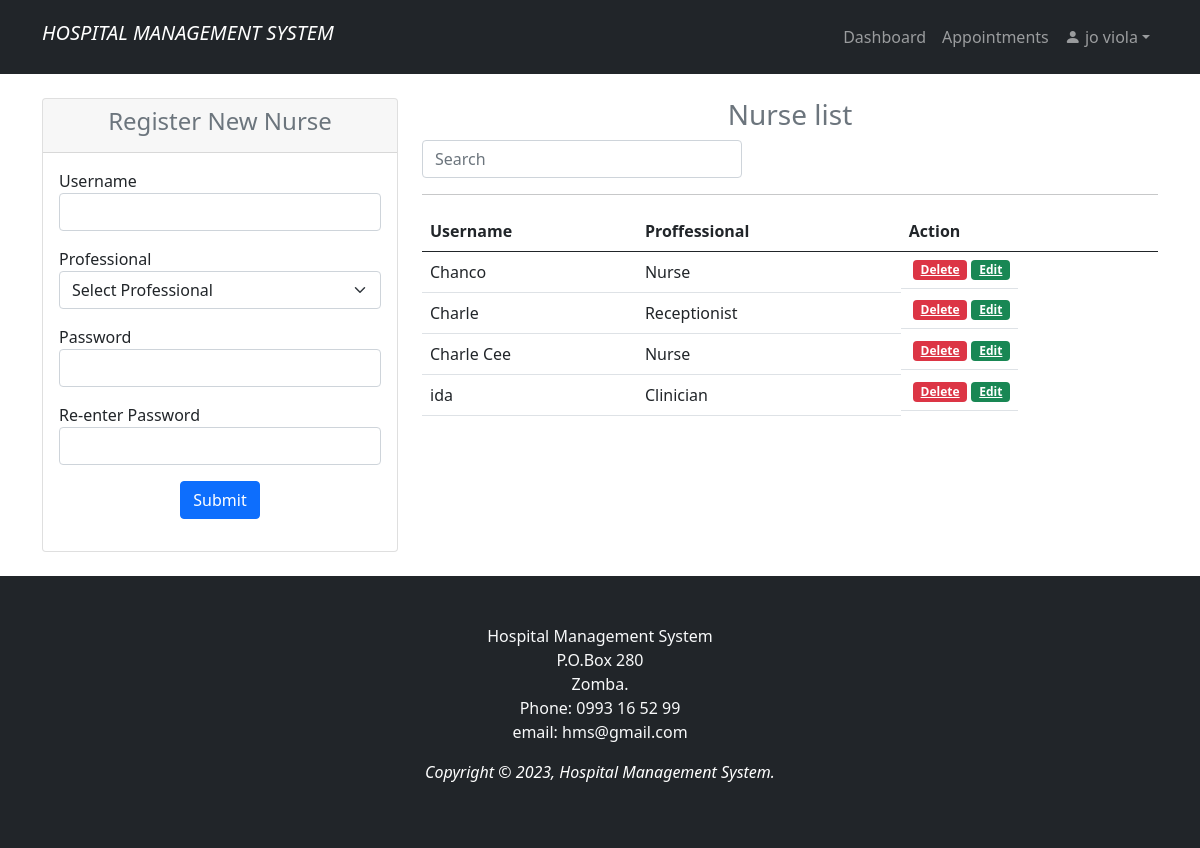
The app's page /doc_nurse_reg.php (signed in), older data.
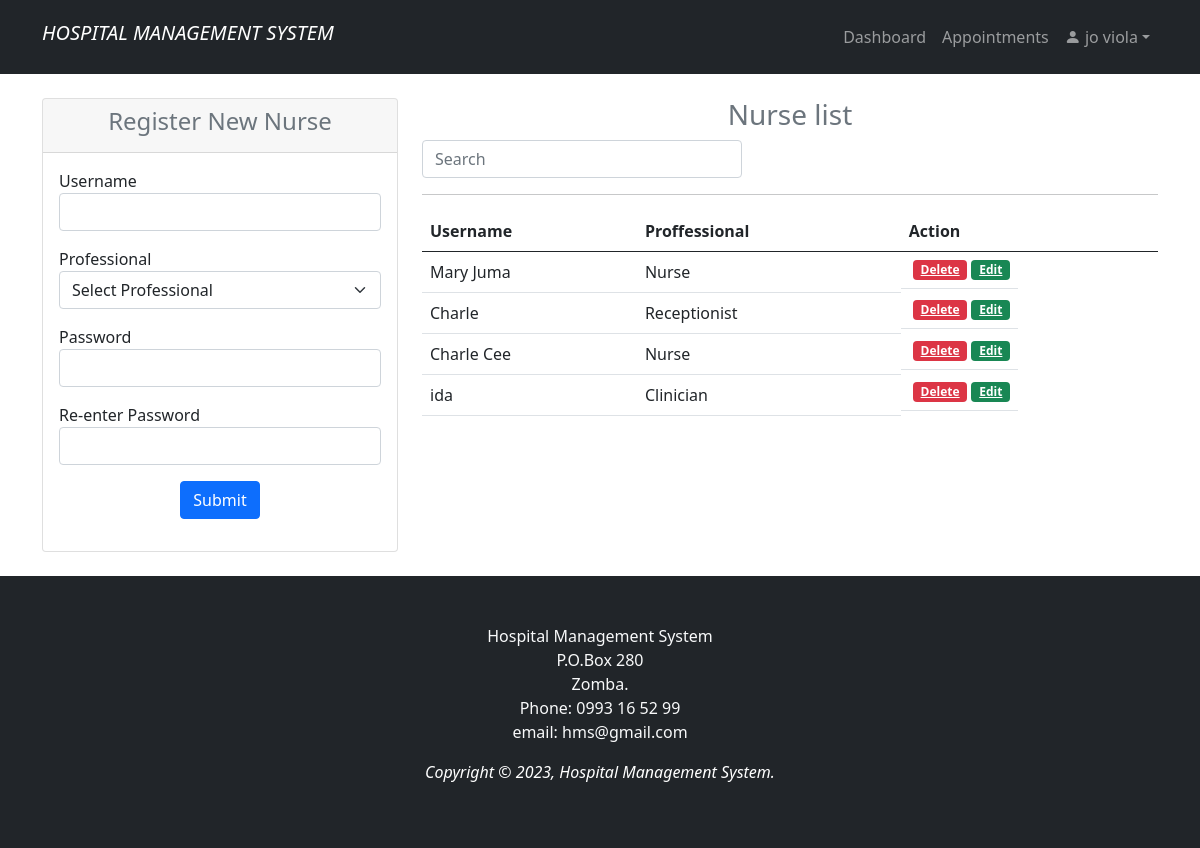
The same page, newer data.
### tables this page shows
CREATE TABLE `user` (
  `id` int(11) NOT NULL,
  `uname` varchar(100) NOT NULL,
  `prof` varchar(100) NOT NULL,
  `pwd` varchar(100) NOT NULL
);

### doc_nurse_reg.php (the view, shortened to what the changed rows need)
<?php
    include 'doc_nurse_regdb.php';
    if (isset($_SESSION['id']) && isset($_SESSION['uname'])){
?>
<!doctype html>
<html lang="en">
    <head>
        <link rel="stylesheet" href="https://cdn.jsdelivr.net/npm/bootstrap-icons@1.3.0/font/bootstrap-icons.css">
        <link rel="stylesheet" href="style.css"/>
        <link rel="stylesheet" href="bootstrap-5.0.0/css/bootstrap.min.css"/>
    </head>
    <body>
     <?php
            include "dnavbar.php";
        ?>
<section class="p-4 bg-white">
        <div class="container">
            <div class="row">
                <div class="col-md-8">
                <?php
                    $sql = "SELECT * FROM user ORDER BY id DESC";
                    $result = $mysqli->query($sql);
                ?>
                        <table class="table table-hover" style="overflow:auto">
                            <thead class="table table-hover">
                                <tr>
                                    <th>Username</th>
                                    <th>Proffessional</th>
                                    <th>Action</th>
                                </tr>
                            </thead>
                            <tbody id = "myTable">
                            <?php while($row = $result->fetch_assoc()) { ?>
                                <tr>
                                    <td><?php echo $row['uname']; ?></td>
                                    <td><?php echo $row['prof']; ?></td>
                                    <td class="btn-group btn-group-justified">
                                         <a href="doc_nurse_regdb.php?delete=<?php echo $row['id']; ?>" class="badge bg-danger mx-1"
                                         onclick="return confirm('This will be deleted completely?');">Delete</a>
                                        <a href="doc_nurse_reg.php?edit=<?php echo $row['id']; ?>" class="badge bg-success">Edit</a>
                                    </td>
                                </tr>
                            <?php }?>
                            </tbody>
                        </table>
                </div>
         </div>
    </section>
        <?php
            include "footer.php";
        ?>
    </body>
</html>
<?php
    }else {
        header("Location: home.php");
        exit();
    }
?>

Row changes from the older to the newer data that the page shows:
changed user: uname "Chanco" → "Mary Juma"
